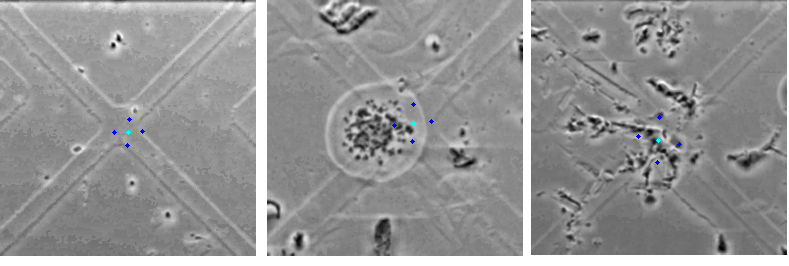
#> input picture 2_crossing_Detector_SEM_MatTek/panelErrors.png, 789 x 266 px
$ python -i SOFT.py   (imports and definitions only)   (Python 2 division)   (older library calls are emulated)
#> lines starting #> are read from the running program, lines starting #| are printed output that depends on the picture

import sys, os
import time
import cv2
import numpy as np
import math
from scipy.signal  import convolve2d
from scipy.ndimage import label,sum
from scipy.misc import imrotate
from matplotlib import pyplot as plt
from skimage import morphology
from skimage.segmentation import slic
from bwmorph import bwmorph_thin
from collections import deque
class SOFT:


 #   def __init__(self):
 #       pass

    def soft(self,image,sigma=1.5, clahe=True, canny_thresh=0.05, stroke=20):
        """
            Find Lines using Orientations and Projections
                        Note: +CT means, increases computation time.
            'K'            Number of neighbors to consider in the Orientation Field
                      Transform.Each neighbor is evaluated against a candidate angle
                      and then add up. The biggest the lines, the better the
                      result for a bigger K. (K big,+CT)
                      Default: 12.
            'Delta'        Angle increment from 0.1 to 90.
                      The resulting projection will be more accurate if
                      the increment is small. (Delta small, +CT)
                      Default: 1.
            'dispim'       If true, images are shown. If false,no images are shown.
                      Default: True
                      %
            'wiener'       Two-element vector of positive integers: [M N].
                      [M N] specifies the number of tile rows and
                     columns.  Both M and N must be at least 2.
                      The total number of image tiles is equal to M*N.
                      If the lines are too thin, it is used to dilate them.
                      Default: [2 2].
                      Use 0 to not execute the wiener filter.

            'strokeWidth'  When the Stroke Width Transform is executed, for each
                      pixel, rays are created from the pixel to the next
                      change of gradient. If your stroke is big, use a bigger
                      width.(strokeWidth big, ++CT)
                      Default: 20.
            'canthresh'    Automatic canny thresholding is performed using an
                      iterative loop. If the percentage of white pixels is bigger than a
                      threshold,then we are assuming the image is getting more
                      and more clutter.
                      Default: 0.075, means a 7.5% of the pixels is white.
            'Sigma'        Preprocessing gaussian filter. Helps with noisy images
                      of after CLAHE. Values between 0 and 2 are recommended.

                      Default: 0 (not applied).
            'clahe'        If true, CLAHE (automatic brightness and contrast
                      balance) is applied.
                      Default: False.
            ##########################################
            saved values:
            R  - map of projections
            peaks - peaks detected
            prepro - image after preprocessing (clahe and gaussian filter)
            bwedge - image after automatic canny filtering
            orientim - image with ridge orientations
            reliability - probabilistic plot of orientations
        :return:
        """
        if (sigma < 0):
            print 'Invalid value. Sigma cannot be smaller than 0.'
            sigma = 0

        self.sigma = sigma
        self.clahe = clahe
        if (canny_thresh > 1 or canny_thresh <= 0):
            print 'Invalid threshold. Cannot be bigger than 1 or smaller than 0. Setting default value.'
            canny_thresh = 0.05
        self.canthresh = canny_thresh


        if (stroke < 2 or stroke > 1024):
            print 'Invalid stroke size. Accepted values between and half the size of your image.Setting default value.'
            stroke = 20
        self.stroke = stroke


        print("Preprocessing")
        start = time.time()
        prepro = image
        if(self.clahe):

            print('CLAHE true, performed at clipLimit 0.01 and tileGridSize of 32,32')

        if(self.sigma>0):
            sze = int(math.ceil(6*self.sigma))
            if(sze%2 == 0):
                sze = sze+1
            h = self.fspecial_gauss2D((sze,sze),self.sigma)
            I = convolve2d(prepro,h,'same')
            print('Gaussian blur performed with Size ' +str(sze)+ ' and sigma '+ str(self.sigma))

        PREPRO = I

        end = time.time()
        print "Preprocessing done: "+str(end - start)+" s."
        ##### Gradient
        start = time.time()
        gradient,orientation = self.canny(I,2)
        end = time.time()
        print "Gradient done: "+str(end - start)+" s."
       # plt.subplot(121),plt.imshow(orientation,cmap='gray')
       # plt.subplot(122),plt.imshow(gradient*10,cmap='gray')
       # plt.show()

        start = time.time()
    #   nm =  self.nonmaxsup(gradient,orientation,1.5)
        nm =  self.nonmaxsup_python(gradient,orientation,1.5)
        end = time.time()
        print "NMS done: "+str(end - start)+" s."


        start = time.time()
     #  nm =  nonmaxsup(gradient,orientation,1.5)
        BWEDGE =  self.autocanny2(prepro,nm,16)
        end = time.time()
        print "Autocanny done: "+str(end - start)+" s."


        m_size = np.array([2,2])
        J = self.borderEnhancer(BWEDGE,m_size)
        print 'Border Enhancement done'
        start = time.time()
        ORIENTIM, _reliability = self.ridgeorient(gradient, 1, 5, 5)
        segments = slic(prepro, n_segments=2500, sigma=1.5, compactness=0.08)
        num_labels = np.max(segments) + 1
        orientim_slic = np.copy(ORIENTIM)
        for i in range(num_labels):
            orientim_slic[np.where(segments == i)] = np.median(ORIENTIM[np.where(segments == i)])
        ORIENTIM = orientim_slic

        _, RELIABILITY = self.ridgeorient(gradient, 1, 3, 3)
        RELIABILITY[RELIABILITY<0.5] = 0
        end = time.time()
        print "Ridges done: "+str(end - start)+" s."
        # plt.imshow(orientim2 ,cmap='jet')
        tl = np.multiply(J,RELIABILITY)  # Enhance the bw image removing disordered regions

        if self.stroke>0:
            print "Starting SWT with strokeWidth of "+str(self.stroke)

            start = time.time()
            iSWT= self.SWT_Total(I,tl,ORIENTIM,self.stroke)
            end = time.time()
            print "SWT done: "+str(end - start)+" s."

            start = time.time()
            print('Removing ill components')
            FSWT = self.cleanswt2(iSWT,J)
            end = time.time()
            print "Removing done: " + str(end - start) + " s.\n"

        plt.show()
        return PREPRO,BWEDGE,ORIENTIM,RELIABILITY,iSWT,FSWT

    # [26 lines left out: function autocanny, not called in this run]

    def autocanny2(self, prepro, nm, blocksize):
        m,n = prepro.shape
        im_size = np.array([m,n])
        size_pixels = im_size / blocksize
        size_pixels = int(size_pixels[0] * size_pixels[1])

        # Clustering of image
        segments = slic(prepro, n_segments=size_pixels, sigma=1.5, compactness=0.08)
        num_labels = np.max(segments) + 1

        med = float(np.median(nm[nm > 0]))
        max_factor = 0.95 * np.max(nm)
        factor_a = max_factor
        factor_b = 0.4

        bwedge = []
        value = 0
        msize =  m*n
        while (value < self.canthresh):
            bwedge = self.hysthresh(nm, factor_a * med, factor_b * med)
            value = np.sum(bwedge)/msize
            factor_a = factor_a * 0.9
            if (factor_a < 1e-15):
                break
        while (value > self.canthresh):
            factor_a = factor_a + 0.01
            bwedge = self.hysthresh(nm, factor_a * med, factor_b * med);
            value = np.sum(bwedge)/msize

        expected_density = (msize * self.canthresh) / size_pixels # Expected
        label_counter = 0
        for i in range(num_labels):
            label_density = np.sum(bwedge[np.where(segments == i)])
            if (label_density < 2 * expected_density):
                nm[segments == i]= 0
            else:
                bwedge[np.where(segments == i)] = 0;
                label_counter = label_counter + 1

        subsize = label_counter * blocksize * blocksize
        canthresh = (subsize/(msize*1.0))*self.canthresh
        factor_a = max_factor
        factor_b = 0.4
        value = 0
        bwedge2 = np.zeros((m,n))
        while (value < canthresh):
            bwedge2 = self.hysthresh(nm, factor_a * med, factor_b * med);
            value = np.sum(bwedge2) / subsize;
            factor_a = factor_a * 0.9;
            if (factor_a < 1e-15):
                break
        while (value > canthresh):
            factor_a = factor_a + 0.01;
            bwedge2 = self.hysthresh(nm, factor_a * med, factor_b * med);
            value = sum(sum(bwedge2)) / msize

        bwedge[bwedge2>0] = 1
        print 'Automatic Canny Done'
        print 'Lower threshold reached at ' + str(factor_b)
        print 'Upper threshold reached at ' + str(factor_a)
        return bwedge

    def gaussfilt(self,img,sigma):
        sze = int(math.ceil(6*sigma))
        if(sze%2 == 0):
            sze = sze+1
        h = self.fspecial_gauss2D((sze,sze),sigma)
        # conv2(image, mask) is the same as filter2(rot90(mask,2), image)
        image = convolve2d(img,h,'same')
        return image

    def derivative5(self,i_image):
        # 5 tap 1st derivative cofficients.  These are optimal if you are just
        # seeking the 1st derivatives
        # Copyright (c) 2010 Peter Kovesi
        p = np.array([0.037659,0.249153,0.426375,0.249153,0.037659], dtype = np.float32)
        d1 =np.array([0.109604,0.276691,0.000000,-0.276691,-0.109604],dtype = np.float32)

        a =  p[:,np.newaxis]*d1.transpose()
        b =  d1[:,np.newaxis]*p.transpose()
        Ix = convolve2d(i_image,a,'same')
        Iy = convolve2d(i_image,b,'same')
        return Ix,Iy

    def fspecial_gauss2D(self,shape=(3,3),sigma=0.5):
        """
        2D gaussian mask - should give the same result as MATLAB's
        fspecial('gaussian',[shape],[sigma])
        """
        m,n = [(ss-1.)/2. for ss in shape]
        y,x = np.ogrid[-m:m+1,-n:n+1]
        h = np.exp( -(x*x + y*y) / (2.*sigma*sigma) )
        h[ h < np.finfo(h.dtype).eps*h.max() ] = 0
        sumh = h.sum()
        if sumh != 0:
            h /= sumh
        return h

    def nonmaxsup_python(self,gradient,orientation,radius = 1.2):
        """
        # Input:
        #   inimage - Image to be non-maxima suppressed.

        #   orient  - Image containing feature normal orientation angles in degrees
        #             (0-180), angles positive anti-clockwise.
        #   radius  - Distance in pixel units to be looked at on each side of each
        #             pixel when determining whether it is a local maxima or not.
        #             This value cannot be less than 1.
        #             (Suggested value about 1.2 - 1.5)
        #    Returns:
        #   im        - Non maximally suppressed image.
        #
        # Notes:
        # The suggested radius value is 1.2 - 1.5 for the following reason. If the
        # radius parameter is set to 1 there is a chance that a maxima will not be
        # identified on a broad peak where adjacent pixels have the same value.  To
        # overcome this one typically uses a radius value of 1.2 to 1.5.  However
        # under these conditions there will be cases where two adjacent pixels will
        # both be marked as maxima.  Accordingly there is a final morphological
        # thinning step to correct this.

        # This function is slow.  It uses bilinear interpolation to estimate
        # intensity values at ideal, real-valued pixel locations on each side of
        #  pixels to determine if they are local maxima.

        # Copyright (c) 1996-2013 Peter Kovesi
        """
        im = np.zeros(gradient.shape)
        if(radius<1):
            print 'ERROR: radius should be bigger than 1'
            return

        iradius = int(math.ceil(radius))

        # Precalculate x and y offsets relative to centre pixel for each orientation angle
        angle = range(0,181,1)
        angle = (np.array(angle)*np.pi)/180    # Array of angles in 1 degree increments (but in radians).
        xoff = radius*np.cos(angle)   # x and y offset of points at specified radius and angle
        yoff = radius*np.sin(angle)   # from each reference position.

        hfrac = xoff - np.floor(xoff) # Fractional offset of xoff relative to integer location
        vfrac = yoff - np.floor(yoff)    # Fractional offset of yoff relative to integer location

        orient = np.fix(orientation)    # Orientations start at 0 degrees but arrays start
                                        #  with index 1.
        orient = np.array(orient,dtype=np.int16)
        #  Now run through the image interpolating grey values on each side
        # of the centre pixel to be used for the non-maximal suppression.
        [rows,cols] = gradient.shape
        nrow = range(iradius+1,rows - iradius)
        ncol = range(iradius+1,cols - iradius)
        for elr in nrow:
            for elc in ncol:
                ori = orient[elr,elc]   # Index into precomputed arrays
                x = elc + xoff[ori]     # x, y location on one side of the point in question
                y = elr - yoff[ori]

                fx =  int(np.floor(x))        # Get integer pixel locations that surround location x,y
                cx =  int(np.ceil(x))
                fy =  int(np.floor(y))
                cy =  int(np.ceil(y))

                tl = gradient[fy,fx]    #  Value at top left integer pixel location.
                tr = gradient[fy,cx]    # top right
                bl = gradient[cy,fx]    # bottom left
                br = gradient[cy,cx]    # bottom right

                upperavg = tl + hfrac[ori]*(tr - tl)  # Now use bilinear interpolation to
                loweravg = bl + hfrac[ori]*(br - bl)  # estimate value at x,y
                v1 = upperavg + vfrac[ori]*(loweravg - upperavg)

                if (gradient[elr, elc] > v1): # We need to check the value on the other side...
                    x = elc - xoff[ori]       # x, y location on the `other side' of the point in question
                    y = elr + yoff[ori]

                    fx = int(np.floor(x))
                    cx = int(np.ceil(x))
                    fy = int(np.floor(y))
                    cy = int(np.ceil(y))
                    tl = gradient[fy,fx]   # % Value at top left integer pixel location.
                    tr = gradient[fy,cx]   # % top right
                    bl = gradient[cy,fx]   # % bottom left
                    br = gradient[cy,cx]   # % bottom right

                    upperavg = tl + hfrac[ori]*(tr - tl)
                    loweravg = bl + hfrac[ori]*(br - bl)
                    v2 = upperavg + vfrac[ori]*(loweravg - upperavg)

                    if (gradient[elr,elc] > v2):             # This is a local maximum.
                        im[elr, elc] = gradient[elr, elc]    # Record value in the output


        #  Finally thin the 'nonmaximally suppressed' image by pointwise
        #  multiplying itself with a morphological skeletonization of itself.
        #  I know it is oxymoronic to thin a nonmaximally supressed image but
        #  fixes the multiple adjacent peaks that can arise from using a radius
        #  value > 1.
        #
        # skel = bwmorph(im>0,'skel',Inf);
        #
        im2 = (im>0).astype(np.int8)
        skel= morphology.skeletonize(im2)
        im = np.multiply(im,skel)
        return im

    # [327 lines left out: functions hysthresh, floodfill, borderEnhancer, ridgeorient, SWT, SWT_Total and 4 more, not called in this run]

    def canny(self,i_image, isigma):
        image = self.gaussfilt(i_image, isigma)
        Ix, Iy = self.derivative5(image)
        Ix_2 = np.multiply(Ix, Ix)
        Iy_2 = np.multiply(Iy, Iy)
        gradient = np.sqrt(Ix_2 + Iy_2)  # Gradient magnitude.
        orientation = np.arctan2(-Iy, Ix)  # Angles -pi to + pi.
        orientation[orientation < 0] = orientation[orientation < 0] + np.pi;  # Map angles to 0-pi.
        orientation = orientation * 180 / np.pi;
        return gradient, orientation

>>> import cv2
>>> picture = cv2.imread('panelErrors.png', cv2.IMREAD_GRAYSCALE)
#> picture: shape (266, 789); min 0, max 255, mean 148.4
>>> result = SOFT().soft(picture)
#> in derivative5, `Iy = convolve2d(i_image,b,'same')`:
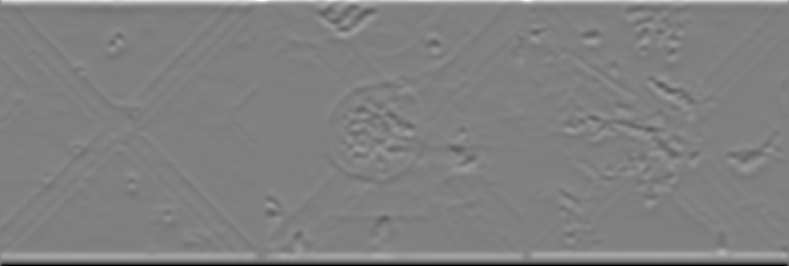
#> Iy: shape (266, 789) float64; min -70.22, max 69.36, mean 0.1; drawn with min black and max white
#> in canny, `orientation = np.arctan2(-Iy, Ix)`:
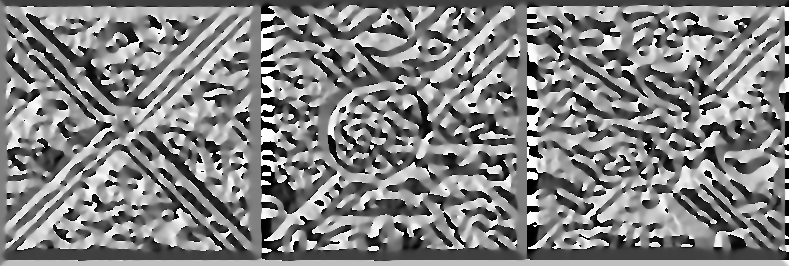
#> orientation: shape (266, 789) float64; min -3.14, max 3.14, mean 0.0848; drawn with min black and max white
#> in canny, `orientation[orientation < 0] = orientation[orientation < 0] + np.pi;`:
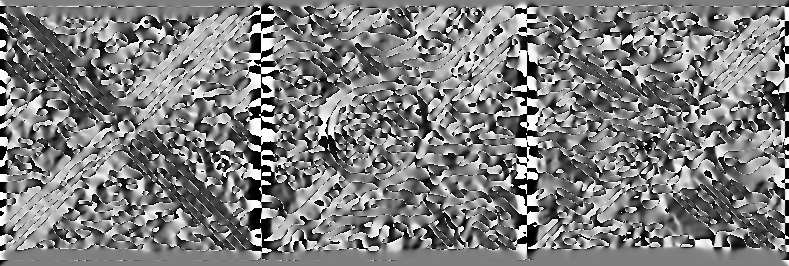
#> orientation: shape (266, 789) float64; min 6.99e-06, max 3.14, mean 1.56; drawn with min black and max white
#> in canny, `orientation = orientation * 180 / np.pi;`:
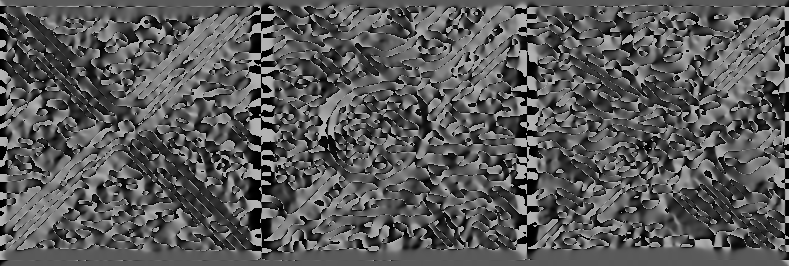
#> orientation: shape (266, 789) float64; min 0.000401, max 180, mean 89.2
#> in nonmaxsup_python, `im2 = (im>0).astype(np.int8)`:
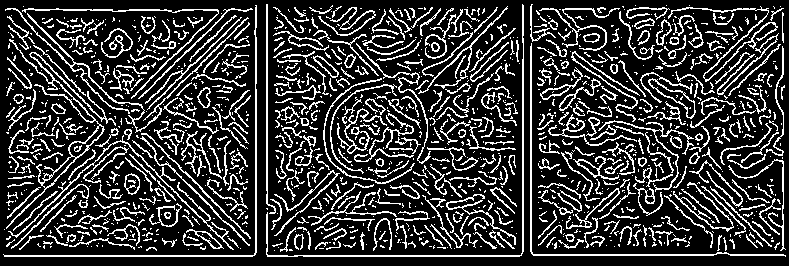
#> im2: shape (266, 789) int8; values 0 (black) and 1 (white), 21.4% white in thin lines or dots
#> in nonmaxsup_python, `skel= morphology.skeletonize(im2)`:
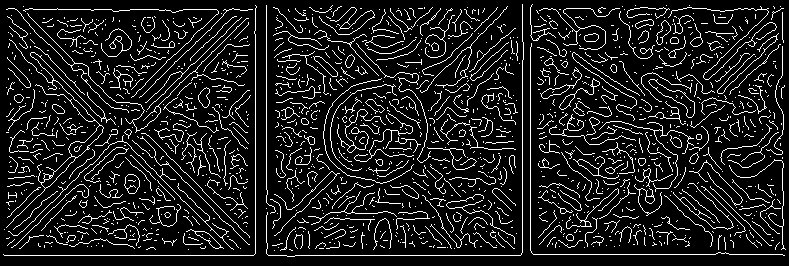
#> skel: shape (266, 789) bool; 11.3% white in thin lines or dots
#> in nonmaxsup_python, `im = np.multiply(im,skel)`:
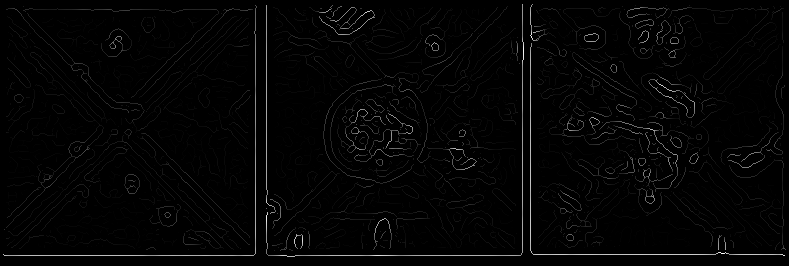
#> im: shape (266, 789) float64; min 0, max 26.75, mean 0.5; drawn with min black and max white
#> (the run stopped early here; a loop or call above may not have finished)
